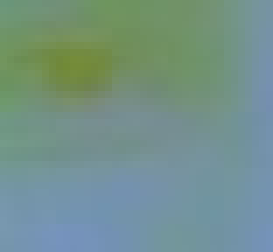
#> input picture teste.jpg, 39 x 36 px (shown 7 times larger)
$ python codigo_total.py
#> lines starting #> are read from the running program, lines starting #| are printed output that depends on the picture
# -*- coding: utf-8 -*-
"""
Created on Mon Dec  9 16:27:00 2019

@author: giova
"""

import cv2
import numpy as np
from matplotlib import pyplot as plt

#yy = cv2.imread('teste3.jpg')

imagem = cv2.imread('teste.jpg')
#> imagem is the input picture: shape (36, 39, 3); mean B, G, R 138, 145.7, 115

#plt.imshow(imagem, 'testando')


#cv2.imshow('teste', imagem)
px = np.zeros((36,45,3), dtype=int)
px = imagem

px = np.pad(imagem, ((3, 3),(3, 3),(0, 0)), 'edge')

print ("altura1 (height): %d pixels" % (imagem.shape[0]))
#| altura1 (height): 36 pixels
print ("largura1 (width): %d pixels" % (imagem.shape[1]))
#| largura1 (width): 39 pixels
#print ("Canais (channels): %d"      % (imagem.shape[2]))

import random
import numpy as np
from matplotlib import pyplot as plt
from PIL import Image

'''
import timeit
total_time = timeit.timeit('[i for i in range(20000)]', number=20000);
print(total_time)
'''
l = 20000;
c = 1;

# Criar variavél e setando o valor inicial em zero
eq1 = np.zeros((l, c), dtype=int);
eq2 = np.zeros((l, c), dtype=int);
eq3 = np.zeros((l, c), dtype=int);
eq4 = np.zeros((l, c), dtype=int);
eq5 = np.zeros((l, c), dtype=int);
eq6 = np.zeros((l, c), dtype=int);
eq7 = np.zeros((l, c), dtype=int);
eq8 = np.zeros((l, c), dtype=int);
eq9 = np.zeros((l, c), dtype=int);
eq10 = np.zeros((l, c), dtype=int);
eq11 = np.zeros((l, c), dtype=int);
eq12 = np.zeros((l, c), dtype=int);
eq13 = np.zeros((l, c), dtype=int);
eq14 = np.zeros((l, c), dtype=int);
eq15 = np.zeros((l, c), dtype=int);
W = np.zeros((l, c), dtype=int);
A = np.zeros((l, c), dtype=int);
B = np.zeros((l, c), dtype=int);
D = np.zeros((l, c), dtype=int);
E = np.zeros((l, c), dtype=int);
F = np.zeros((l, c), dtype=int);
C = np.zeros((l, c), dtype=int);
G = np.zeros((l, c), dtype=int);

# Gera 6 dados randomicos para estimar 20000 pixel

altura1 = 36
largura1 = 38
profundidade = 3

p = np.zeros((altura1,largura1,profundidade), dtype=int)
p2 = np.zeros((altura1,largura1,profundidade), dtype=int)
p3 = np.zeros((altura1,largura1,profundidade), dtype=int)
p4 = np.zeros((altura1,largura1,profundidade), dtype=int)
p5 = np.zeros((altura1,largura1,profundidade), dtype=int)
p6 = np.zeros((altura1,largura1,profundidade), dtype=int)
p7 = np.zeros((altura1,largura1,profundidade), dtype=int)
p8 = np.zeros((altura1,largura1,profundidade), dtype=int)
p9 = np.zeros((altura1,largura1,profundidade), dtype=int)
p10 = np.zeros((altura1,largura1,profundidade), dtype=int)
p11 = np.zeros((altura1,largura1,profundidade), dtype=int)
p12 = np.zeros((altura1,largura1,profundidade), dtype=int)
p13 = np.zeros((altura1,largura1,profundidade), dtype=int)
p14 = np.zeros((altura1,largura1,profundidade), dtype=int)
p15 = np.zeros((altura1,largura1,profundidade), dtype=int)


altura = 36
largura = 39*16

p100 = np.zeros((altura,largura,profundidade), dtype=int)
p101 = np.zeros((altura,largura,profundidade), dtype=int)
p102 = np.zeros((altura,largura,profundidade), dtype=int)
p103 = np.zeros((altura,largura,profundidade), dtype=int)
p104 = np.zeros((altura,largura,profundidade), dtype=int)
p105 = np.zeros((altura,largura,profundidade), dtype=int)
p106 = np.zeros((altura,largura,profundidade), dtype=int)
p107 = np.zeros((altura,largura,profundidade), dtype=int)
p108 = np.zeros((altura,largura,profundidade), dtype=int)
p109 = np.zeros((altura,largura,profundidade), dtype=int)
p110 = np.zeros((altura,largura,profundidade), dtype=int)
p111 = np.zeros((altura,largura,profundidade), dtype=int)
p112 = np.zeros((altura,largura,profundidade), dtype=int)
p113 = np.zeros((altura,largura,profundidade), dtype=int)
p114 = np.zeros((altura,largura,profundidade), dtype=int)


phori = np.zeros(((36),(39*16),3), dtype=int)
phori2 = np.zeros(((42),(39*16),3), dtype=int)
pfinal = np.zeros(((36*16),(39*16),3), dtype=int)


#---- HORIZONTAL -------
for j in range (0, 3):
    for r in range(0, 36):
        for i in range (3, 35):
            C[i] = px[r][i-3][j]
            B[i] = px[r][i-2][j]
            A[i] = px[r][i-1][j]
            W[i] = px[r][i][j]
            D[i] = px[r][i+1][j]
            E[i] = px[r][i+2][j]
            F[i] = px[r][i+3][j]
            G[i] = px[r][i+4][j]

        #------ EQUAÇÕES -------

            eq1 = ((0*C[i]) + (1*B[i]) + (-3*A[i]) + (63*W[i]) + (4*D[i]) + (-2*E[i]) + (1*F[i]) + (0*G[i]))/64
            #print(eq1)
            p[r][i-3][j] = eq1

        #--------

            eq2 = ((-1*C[i]) + (2*B[i]) + (-5*A[i]) + (62*W[i]) + (8*D[i]) + (-3*E[i]) + (1*F[i]) + (0*G[i]))/64
            #print(eq2)
            p2[r][i-3][j] = eq2

        #---------
            eq3 = ((-1*C[i]) + (3*B[i]) + (-8*A[i]) + (60*W[i]) + (13*D[i]) + (-4*E[i]) + (1*F[i]) + (0*G[i]))/64
            #print(eq3)
            p3[r][i-3][j] = eq3

        #---------
            eq4 = ((-1*C[i]) + (4*B[i]) + (-10*A[i]) + (58*W[i]) + (17*D[i]) + (-5*E[i]) + (1*F[i]) + (0*G[i]))/64
            #print(eq4)
            p4[r][i-3][j] = eq4

        #---------
            eq5 = ((-1*C[i]) + (4*B[i]) + (-11*A[i]) + (52*W[i]) + (26*D[i]) + (-8*E[i]) + (3*F[i]) + (-1*G[i]))/64
            #print(eq5)
            p5[r][i-3][j] = eq5

        #---------
            eq6 = ((-1*C[i]) + (3*B[i]) + (-9*A[i]) + (47*W[i]) + (31*D[i]) + (-10*E[i]) + (4*F[i]) + (-1*G[i]))/64
            #print(eq6)
            p6[r][i-3][j] = eq6

        #----------
            eq7 = ((-1*C[i]) + (4*B[i]) + (-11*A[i]) + (45*W[i]) + (34*D[i]) + (-10*E[i]) + (4*F[i]) + (-1*G[i]))/64
            #print(eq7)

            p7[r][i-3][j] = eq7

        #---------
            eq8 = ((-1*C[i]) + (4*B[i]) + (-11*A[i]) + (40*W[i]) + (40*D[i]) + (-11*E[i]) + (4*F[i]) + (-1*G[i]))/64
            #print(eq8)
            p8[r][i-3][j] = eq8

        #---------
            eq9 = ((-1*C[i]) + (4*B[i]) + (-10*A[i]) + (34*W[i]) + (45*D[i]) + (-11*E[i]) + (4*F[i]) + (-1*G[i]))/64
            #print(eq9)
            p9[r][i-3][j] = eq9

        #---------
            eq10 = ((-1*C[i]) + (4*B[i]) + (-10*A[i]) + (31*W[i]) + (47*D[i]) + (-9*E[i]) + (3*F[i]) + (-1*G[i]))/64
            #print(eq10)

            p10[r][i-3][j] = eq10

        #---------
            eq11 = ((-1*C[i]) + (3*B[i]) + (-8*A[i]) + (26*W[i]) + (52*D[i]) + (-11*E[i]) + (4*F[i]) + (-1*G[i]))/64
            #print(eq11)
            p11[r][i-3][j] = eq11

        #---------
            eq12 = ((0*C[i]) + (1*B[i]) + (-5*A[i]) + (17*W[i]) + (58*D[i]) + (-10*E[i]) + (4*F[i]) + (-1*G[i]))/64
            #print(eq12)

            p12[r][i-3][j] = eq12

        #---------
            eq13 = ((0*C[i]) + (1*B[i]) + (-4*A[i]) + (13*W[i]) + (60*D[i]) + (-8*E[i]) + (3*F[i]) + (-1*G[i]))/64
            #print(eq13)
            p13[r][i-3][j] = eq13

        #---------
            eq14 = ((0*C[i]) + (1*B[i]) + (-3*A[i]) + (8*W[i]) + (62*D[i]) + (-5*E[i]) + (2*F[i]) + (-1*G[i]))/64
            #print(eq14)
            p14[r][i-3][j] = eq14

        #---------
            eq15 = ((0*C[i]) + (1*B[i]) + (-2*A[i]) + (4*W[i]) + (63*D[i]) + (-3*E[i]) + (1*F[i]) + (0*G[i]))/64
            #print(eq15)
            p15[r][i-3][j] = eq15
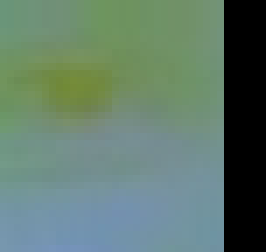
#> p: shape (36, 38, 3) int64 (shown 7 times larger); mean B, G, R 107.5, 122, 96.1
#> after the loop, A = 20000 values, max 120 at index 3, min 0 at index 0, mean 0.186; B has the same summary as A; C has the same summary as A; D = 20000 values, max 119 at index 3, min 0 at index 0, mean 0.185; E = 20000 values, max 119 at index 8, min 0 at index 0, mean 0.185; F = 20000 values, max 119 at index 7, min 0 at index 0, mean 0.185; G = 20000 values, max 119 at index 6, min 0 at index 0, mean 0.185; W = 20000 values, max 120 at index 3, min 0 at index 0, mean 0.185


for j in range (0, 3):
    for r in range(0, 36):
        for i in range (0, 32):
            phori[r][i*16][j] = imagem[r][i+3][j]
            phori[r][i*16+1][j] = p[r][i+3][j]
            phori[r][i*16+2][j] = p2[r][i+3][j]
            phori[r][i*16+3][j] = p3[r][i+3][j]
            phori[r][i*16+4][j] = p4[r][i+3][j]
            phori[r][i*16+5][j] = p5[r][i+3][j]
            phori[r][i*16+6][j] = p6[r][i+3][j]
            phori[r][i*16+7][j] = p7[r][i+3][j]
            phori[r][i*16+8][j] = p8[r][i+3][j]
            phori[r][i*16+9][j] = p9[r][i+3][j]
            phori[r][i*16+10][j] = p10[r][i+3][j]
            phori[r][i*16+11][j] = p11[r][i+3][j]
            phori[r][i*16+12][j] = p12[r][i+3][j]
            phori[r][i*16+13][j] = p13[r][i+3][j]
            phori[r][i*16+14][j] = p14[r][i+3][j]
            phori[r][i*16+15][j] = p15[r][i+3][j]
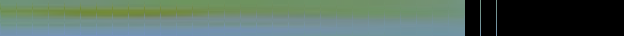
#> phori: shape (36, 624, 3) int64; mean B, G, R 96, 108.2, 85.6

phori2 = np.zeros((42,624,3), dtype=int)
phori2 = imagem

phori2 = np.pad(imagem, ((3, 3),(3, 3),(0, 0)), 'edge')


array = np.array(phori, dtype=np.uint8)
im = Image.fromarray(array)

im.show()
print(phori)
#> (printed output is left out)


#------ Vertical
for j in range (0, 3):
    for i in range(0, 624):
        for r in range (3, 38):
#> (the run stopped early here; a loop or call above may not have finished)
